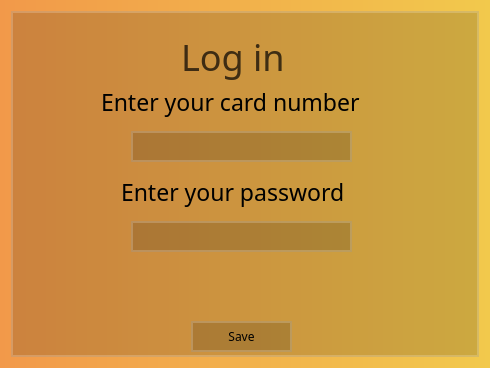
<?xml version="1.0" encoding="UTF-8"?>
<ui version="4.0">
 <class>Dialog</class>
 <widget class="QDialog" name="Dialog">
  <property name="geometry">
   <rect>
    <x>0</x>
    <y>0</y>
    <width>490</width>
    <height>368</height>
   </rect>
  </property>
  <property name="windowTitle">
   <string>Dialog</string>
  </property>
  <property name="styleSheet">
   <string notr="true">background-color: qlineargradient(spread:pad, x1:0, y1:0, x2:1, y2:0, stop:0 #F2994A, stop:1 #F2C94C);
font-family: Poppins</string>
  </property>
  <layout class="QVBoxLayout" name="verticalLayout">
   <item>
    <widget class="QFrame" name="frame">
     <property name="styleSheet">
      <string notr="true">background-color: rgba(0, 0, 0, 40);
border: 2px solid rgba(255, 255, 255, 50);
border-redius: 12px;</string>
     </property>
     <property name="frameShape">
      <enum>QFrame::Shape::StyledPanel</enum>
     </property>
     <property name="frameShadow">
      <enum>QFrame::Shadow::Raised</enum>
     </property>
     <widget class="QLabel" name="label">
      <property name="geometry">
       <rect>
        <x>170</x>
        <y>20</y>
        <width>121</width>
        <height>51</height>
       </rect>
      </property>
      <property name="styleSheet">
       <string notr="true">font_weight: bold;
font-size: 27pt;
background-color: none;
border: none;
color: rgba(0, 0, 0, 0.7)
</string>
      </property>
      <property name="text">
       <string>Log in</string>
      </property>
     </widget>
     <widget class="QPushButton" name="save_button">
      <property name="geometry">
       <rect>
        <x>180</x>
        <y>310</y>
        <width>101</width>
        <height>31</height>
       </rect>
      </property>
      <property name="styleSheet">
       <string notr="true">QPushButton:hover{
background-color: rgba(255, 255, 255, 10);
} 

QPushButton:pressed{
background-color: rgba(0, 0, 0, 50);
}</string>
      </property>
      <property name="text">
       <string>Save</string>
      </property>
     </widget>
     <widget class="QLabel" name="label_2">
      <property name="geometry">
       <rect>
        <x>90</x>
        <y>70</y>
        <width>281</width>
        <height>41</height>
       </rect>
      </property>
      <property name="styleSheet">
       <string notr="true">font_weight: bold;
font-size: 17pt;
background-color: none;
border: none;
</string>
      </property>
      <property name="text">
       <string>Enter your card number</string>
      </property>
     </widget>
     <widget class="QLineEdit" name="le_cardNum">
      <property name="geometry">
       <rect>
        <x>120</x>
        <y>120</y>
        <width>221</width>
        <height>31</height>
       </rect>
      </property>
     </widget>
     <widget class="QLineEdit" name="le_password">
      <property name="geometry">
       <rect>
        <x>120</x>
        <y>210</y>
        <width>221</width>
        <height>31</height>
       </rect>
      </property>
     </widget>
     <widget class="QLabel" name="label_3">
      <property name="geometry">
       <rect>
        <x>110</x>
        <y>160</y>
        <width>241</width>
        <height>41</height>
       </rect>
      </property>
      <property name="styleSheet">
       <string notr="true">font_weight: bold;
font-size: 17pt;
background-color: none;
border: none;
</string>
      </property>
      <property name="text">
       <string>Enter your password</string>
      </property>
     </widget>
    </widget>
   </item>
  </layout>
 </widget>
 <resources/>
 <connections/>
</ui>
